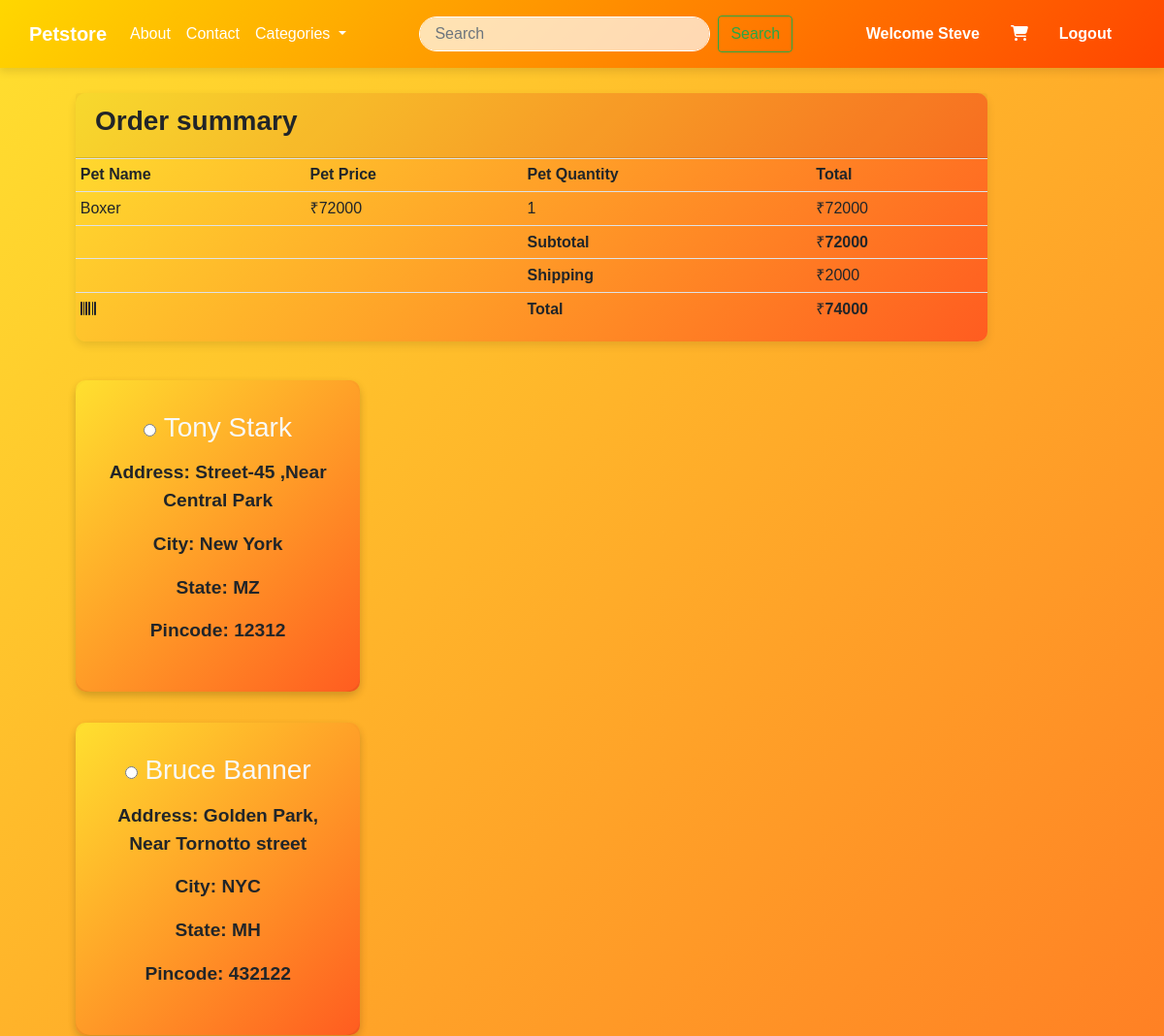
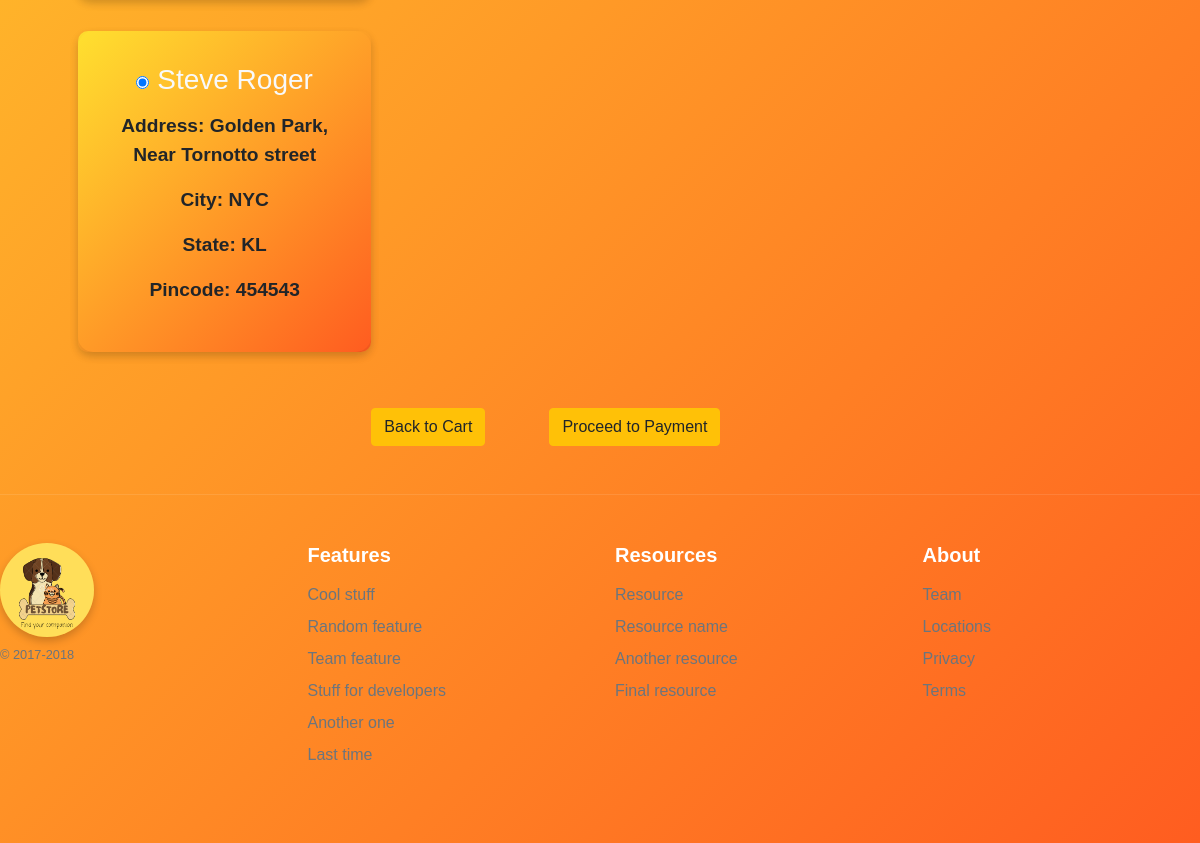
The app's page /checkout/ (signed in) with its own data (2 pictures, top to bottom).
### core/models.py (models this page shows, shortened)
class Cart(models.Model):
    user = models.ForeignKey(User, on_delete=models.CASCADE)       #Each cart instance is associated with a single user.
    product = models.ForeignKey(Pet, on_delete=models.CASCADE)     #Each cart instance is associated with a single pet product. Similarly, the on_delete=models.CASCADE argument means that if the referenced Pet object is deleted, the corresponding Cart instances associated with that product will be deleted.
    quantity = models.PositiveIntegerField(default=1)              # Quantity cannot be negative so we have used PositiveIntegerField

class Pet(models.Model):
    CATEGORY_CHOICES = [
        ('DOG', 'Dog'),
        ('CAT', 'Cat'),
        ('BIRD', 'Bird'),
    ]
    name = models.CharField(max_length=100)
    category = models.CharField(max_length=20, choices=CATEGORY_CHOICES)
    small_description=models.CharField(max_length=300)
    description=models.TextField()
    selling_price = models.IntegerField()
    discounted_price = models.IntegerField()
    percentage = models.IntegerField(default=0)
    price_and_quantity_total = models.IntegerField(default=0)
    pet_image =models.ImageField(upload_to='pet_images')  # As we are using image field we have to intall 'pillow'. And we have to Define MEDIA_URL in settings.py file so that all folder should save in media directory

class Customer(models.Model):
    STATE_CHOICES = [
        ('AP', 'Andhra Pradesh'),
        ('AR', 'Arunachal Pradesh'),
        ('AS', 'Assam'),
        ('BR', 'Bihar'),
        ('CT', 'Chhattisgarh'),
        ('GA', 'Goa'),
        ('GJ', 'Gujarat'),
        ('HR', 'Haryana'),
        ('HP', 'Himachal Pradesh'),
        ('JH', 'Jharkhand'),
        ('KA', 'Karnataka'),
        ('KL', 'Kerala'),
        ('MP', 'Madhya Pradesh'),
        ('MH', 'Maharashtra'),
        ('MN', 'Manipur'),
        ('ML', 'Meghalaya'),
        ('MZ', 'Mizoram'),
        ('NL', 'Nagaland'),
        ('OR', 'Odisha'),
        ('PB', 'Punjab'),
        ('RJ', 'Rajasthan'),
        ('SK', 'Sikkim'),
        ('TN', 'Tamil Nadu'),
        ('TG', 'Telangana'),
        ('TR', 'Tripura'),
        ('UP', 'Uttar Pradesh'),
        ('UK', 'Uttarakhand'),
        ('WB', 'West Bengal'),
        ('AN', 'Andaman and Nicobar Islands'),
        ('CH', 'Chandigarh'),
        ('DN', 'Dadra and Nagar Haveli and Daman and Diu'),
        ('DL', 'Delhi'),
        ('JK', 'Jammu and Kashmir'),
        ('LA', 'Ladakh'),
        ('LD', 'Lakshadweep'),
        ('PY', 'Puducherry'),
    ]
    user = models.ForeignKey(User, on_delete=models.CASCADE)  # we have created Many-to-one relationship i.e multiple order can be done by one user
    name = models.CharField(max_length=100)
    address = models.CharField(max_length=100)
    city = models.CharField(max_length=100)
    state = models.CharField(max_length=2, choices=STATE_CHOICES)
    pincode = models.IntegerField(
        default=0,
        blank=True,
        null=True,
    )

### core/views.py (the view)
# urls.py: path('checkout/',views.checkout,name='checkout'),
def checkout(request):
    cart_items = Cart.objects.filter(user=request.user)      # cart_items will fetch product of current user, and show product available in the cart of the current user.
    total =0
    delhivery_charge =2000
    for item in cart_items:
        item.product.price_and_quantity_total = item.product.discounted_price * item.quantity
        total += item.product.price_and_quantity_total
    final_price= delhivery_charge + total
    address = Customer.objects.filter(user=request.user)
    return render(request, 'core/checkout.html', {'cart_items': cart_items,'total':total,'final_price':final_price,'address':address})

### core/templates/core/checkout.html (shortened to what this page needs)
{% extends "core/base.html" %}
{% block content %}
<div class="container">
    <div class="row">
        <div class="col-sm-10 mt-5 ml-5 ">
            <div class="container ">
                    <div class="row">
                        <div class="col-md-12 mt-5">
                            <div class="card ">
                                <div class="card-header">
                                    <h3 class="text-xs-center"><strong>Order summary</strong></h3>
                                </div>
                                <div class="card-block">
                                    <div class="table-responsive">
                                        <table class="table table-sm">
                                            <thead>
                                                <tr>
                                                    <td><strong>Pet Name</strong></td>
                                                    <td class="text-xs-center"><strong>Pet Price</strong></td>
                                                    <td class="text-xs-center"><strong>Pet Quantity</strong></td>
                                                    <td class="text-xs-right"><strong>Total</strong></td>
                                                </tr>
                                            </thead>
                                            <tbody>
                                                {% for item in cart_items %}
                                                <tr>
                                                    <td>{{item.product.name}}</td>
                                                    <td class="text-xs-center">₹{{item.product.discounted_price}}</td>
                                                    <td class="text-xs-center">{{item.quantity}}</td>
                                                    <td class="text-xs-right">₹{{item.product.price_and_quantity_total}}</td>
                                                </tr>
                                                {% endfor %}
                                                <tr>
                                                    <td class="highrow"></td>
                                                    <td class="highrow"></td>
                                                    <td class="highrow text-xs-center"><strong>Subtotal</strong></td>
                                                    <td class="highrow text-xs-right">₹<b>{{total}}</b></td>
                                                </tr>
                                                <tr>
                                                    <td class="emptyrow"></td>
                                                    <td class="emptyrow"></td>
                                                    <td class="emptyrow text-xs-center"><strong>Shipping</strong></td>
                                                    <td class="emptyrow text-xs-right">₹2000</td>
                                                </tr>
                                                <tr>
                                                    <td class="emptyrow"><i class="fa fa-barcode iconbig"></i></td>
                                                    <td class="emptyrow"></td>
                                                    <td class="emptyrow text-xs-center"><strong>Total</strong></td>
                                                    <td class="emptyrow text-xs-right">₹<b>{{final_price}}</b></td>
                                                </tr>
                                            </tbody>
                                        </table>
                                    </div>
                                </div>
                            </div>
                        </div>
                    </div>
                    <div class="row">
                       <form method="POST" action="{% url 'payment' %}">
                        <div class="col-sm-4 mt-3">
                            {% for add in address %}
                            <label class="address-label">
                                <div class="card address-card shadow-sm mt-4 ">
                                    <div class="card-body profile-form">
                                        <h3 class="mb-3">
                                            <input type="radio" name="selected_address" value="{{ add.id }}" checked>
                                            <span class="address-name text-light">{{ add.name }}</span>
                                        </h3>
                                        <p class="address-detail">Address: {{ add.address }}</p>
                                        <p class="address-detail">City: {{ add.city }}</p>
                                        <p class="address-detail">State: {{ add.state }}</p>
                                        <p class="address-detail">Pincode: {{ add.pincode }}</p>
                                    </div>
                                </div>
                            </label>
                            {% endfor %}
                                <div class="checkout-button mt-5 ml-5 d-flex justify-content-between">
                                    <div class="checkout-back">
                                        <a href="{% url 'viewcart' %}">
                                            <input type="button" class="btn btn-warning back-to-cart-button proceed-to-payment" value="Back to Cart">
                                        </a>
                                    </div>
                                    <div class="checkout-process">
                                        <a href="{% url "payment" %}">
                                            <input type="submit" class="btn btn-warning proceed-to-payment" value="Proceed to Payment">
                                        </a>
                                    </div>
                                </div>
                            </div>
                        </div>
                    </div>
                </div>
        </div>
    </div>
{% endblock content %}

### core/templates/core/navbar.html (shortened to what this page needs)
<nav class="navbar navbar-expand-lg fixed-top navbar-custom">
  <div class="container">
    <a class="navbar-brand" href="/">Petstore</a>
    <div class="collapse navbar-collapse" id="navbarSupportedContent">
      <ul class="navbar-nav mr-auto">
        <li class="nav-item active">
          <a class="nav-link" href="{% url 'about' %}">About<span class="sr-only">(current)</span></a>
        </li>
        <li class="nav-item">
          <a class="nav-link" href="{% url 'contact' %}">Contact</a>
        </li>
        <li class="nav-item dropdown">
          <a class="nav-link dropdown-toggle" href="/" role="button" data-toggle="dropdown" aria-expanded="false">
            Categories
          </a>
        </li>
      </ul>
      <form class="form-inline my-lg-0 mr-auto">
        <input class="form-control custom-search-bar mr-2 " type="search" placeholder="Search" aria-label="Search" style="width:300px">
        <button class="btn  btn-outline-success  my-2 my-sm-0" type="submit">Search</button>
      </form>
      <ul class="navbar-nav">
        {% if request.user.is_authenticated %}
        <li class="nav-item active">
          <a class="nav-link mr-3 nav-user" href="{% url 'profile' %}"><b>Welcome {{user.first_name}}</b></a>
        </li>
        <li class="nav-item">
          <a class="nav-link mr-3" href="{% url 'viewcart' %}">
            <i class="fa fa-shopping-cart"></i>
          </a>
        </li>
        <li class="nav-item">
          <a class="nav-link mr-3 nav-user" href="{% url 'logout' %}">Logout</a>
        </li>
        {% endif %}
      </ul>
    </div>
  </div>
</nav>

### core/static/core/css/core.css (style rules this page uses)
body { background: linear-gradient(135deg, #ffe02f, #ff5c20); transition: background 0.5s ease; font-family: 'Arial', sans-serif; }
.navbar-custom { background: linear-gradient(135deg, #FFD700, #FF4500); padding: 15px; transition: background 0.3s ease-in-out, padding 0.3s ease-in-out; box-shadow: 0 4px 8px rgba(0, 0, 0, 0.1); }
.navbar-custom .navbar-brand { font-weight: bold; color: #fff; transition: color 0.3s; }
.navbar-custom .nav-user { font-weight: bold; transition: color 0.3s; }
.navbar-custom .nav-link { color: #fff; transition: color 0.3s, transform 0.3s; }
.custom-search-bar { border-radius: 20px; border: 1px solid #fff; padding: 5px 15px; background-color: rgba(255, 255, 255, 0.7); }
.container { max-width: 1200px; margin: auto; border-radius: 15px; }
.card { box-shadow: 0 4px 10px rgba(0, 0, 0, 0.1); transition: transform 0.3s ease, box-shadow 0.3s ease; }
.card-body { background-color: #f8f9fa; text-align: center; border-radius: 10px; }
.card { background: linear-gradient(135deg, #ffe02f, #ff5c20); border: none; border-radius: 10px; transition: box-shadow 0.3s, transform 0.3s; }
.profile-form { background: linear-gradient(135deg, #ffe02f, #ff5c20); padding: 30px; border-radius: 10px; box-shadow: 0 4px 8px rgba(0, 0, 0, 0.1); transition: background 0.5s ease; width: 60%; }
.address-detail { font-size: 1.2rem; font-weight: bold; }
.checkout-button { gap: 15px; }
.checkout-back { margin-left: 100%; width: 100%; text-align: center; }
.checkout-process { margin-left: 20%; width: 100%; text-align: center; }
.profile-form { background-color: white; border-radius: 10px; padding: 2rem; max-width: 500px; width: 100%; animation: fadeIn 1s ease-in-out; border-radius: 15px; }

### records on screen
Cart: product.name "Boxer", product.discounted_price "72000", quantity "1", product.price_and_quantity_total "72000"
Customer: name "Tony Stark", address "Street-45 ,Near Central Park", city "New York", state "MZ", pincode "12312"
Customer: name "Bruce Banner", address "Golden Park, Near Tornotto street", city "NYC", state "MH", pincode "432122"
Customer: name "Steve Roger", address "Golden Park, Near Tornotto street", city "NYC", state "KL", pincode "454543"

### other values on screen
{{ user.first_name }} "Steve"
{{ total }} "72000"
{{ final_price }} "74000"
